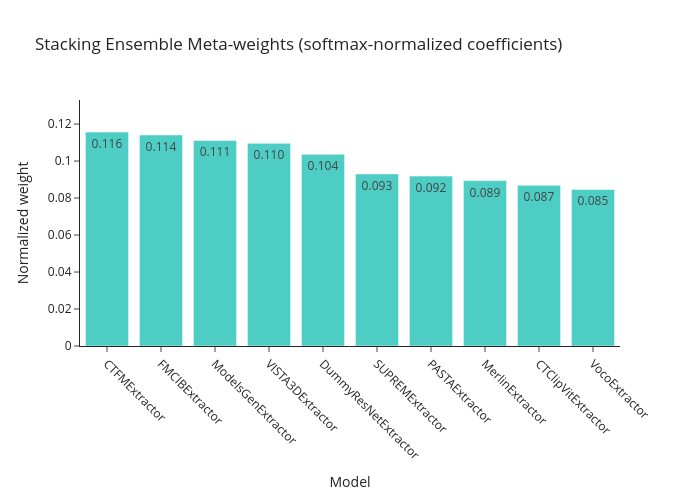

Source (notebook cell):
### Code cell
# Visualize meta-learner weights from the last stacking run
if last_stacking_model is None:
    raise RuntimeError("Run the stacking ensemble cell before visualizing weights.")

meta_model = last_stacking_model['meta_model']
model_list = last_stacking_model['model_list']
coef = meta_model.coef_.mean(axis=0)

n_models = len(model_list)
cols_per_model = coef.shape[0] // n_models if n_models else 0

weight_rows = []
for idx, name in enumerate(model_list):
    start = idx * cols_per_model
    end = start + cols_per_model
    block = coef[start:end]
    weight_rows.append({
        "model": name,
        "meta_weight": float(np.mean(block))
    })

weight_df = pd.DataFrame(weight_rows)
weight_df['normalized'] = np.exp(weight_df['meta_weight']) / np.exp(weight_df['meta_weight']).sum()
weight_df = weight_df.sort_values('normalized', ascending=False)

fig = go.Figure()
fig.add_trace(go.Bar(
    x=weight_df['model'],
    y=weight_df['normalized'],
    marker_color='#4ECDC4',
    text=[f"{w:.3f}" for w in weight_df['normalized']],
    textposition='auto'
))
fig.update_layout(
    title='Stacking Ensemble Meta-weights (softmax-normalized coefficients)',
    xaxis_title='Model',
    yaxis_title='Normalized weight',
    height=500,
    width=700,
    template='simple_white',
    xaxis_tickangle=45,
)
fig.update_yaxes(range=[0, weight_df['normalized'].max() * 1.15])

fig.show()

print("Raw meta coefficients (per-model mean):")
print(weight_df[['model', 'meta_weight']].to_string(index=False))

### Figure 1 — Plotly figure (JSON) as saved in the notebook; plotly's stock layout.template omitted (floating-point values rounded to 4 significant figures)
{"data": [{"marker": {"color": "#4ECDC4"}, "text": ["0.116", "0.114", "0.111", "0.110", "0.104", "0.093", "0.092", "0.089", "0.087", "0.085"], "textposition": "auto", "type": "bar", "x": ["CTFMExtractor", "FMCIBExtractor", "ModelsGenExtractor", "VISTA3DExtractor", "DummyResNetExtractor", "SUPREMExtractor", "PASTAExtractor", "MerlinExtractor", "CTClipVitExtractor", "VocoExtractor"], "y": [0.1157, 0.1141, 0.1111, 0.1096, 0.1037, 0.09306, 0.09187, 0.08943, 0.08687, 0.08463]}], "layout": {"height": 500, "title": {"text": "Stacking Ensemble Meta-weights (softmax-normalized coefficients)"}, "width": 700, "xaxis": {"tickangle": 45, "title": {"text": "Model"}}, "yaxis": {"range": [0, 0.133], "title": {"text": "Normalized weight"}}}}
